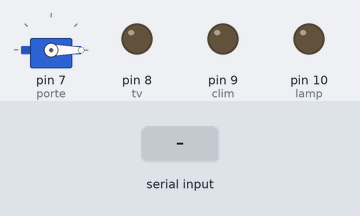
Simulated run of this sketch. Board: Arduino Uno, built with avr-gcc and run on an emulated ATmega328P. On the bench: servo, output pins drawn as LEDs (lit = HIGH). Inputs (shaded band) come from the test bench.

Above: at 1.2 s.
1.3 s: "p" received over Serial
At 4.0 s:
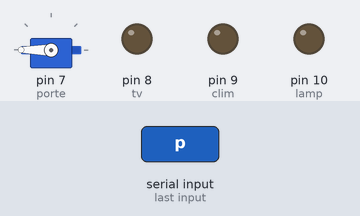
4.3 s: "o" received over Serial
At 5.5 s:
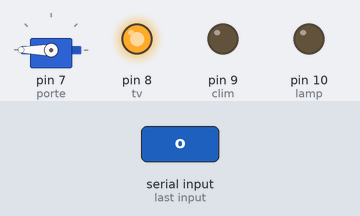
5.8 s: "a" received over Serial
At 6.8 s:
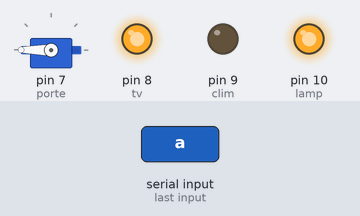
7.3 s: "k" received over Serial
At 8.0 s:
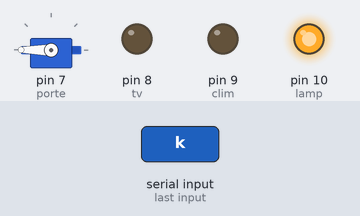
8.8 s: "e" received over Serial
At 9.1 s:
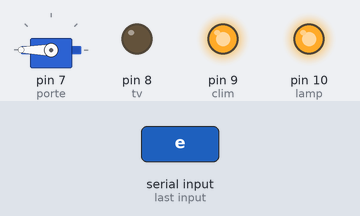
10.3 s: "b" received over Serial
At 11.4 s:
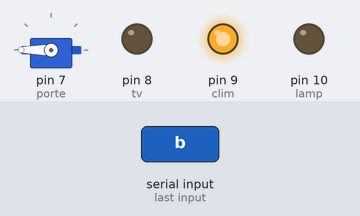
Timing chart, 0 to 12.8 s (numbered marks = the images above; inputs shaded):
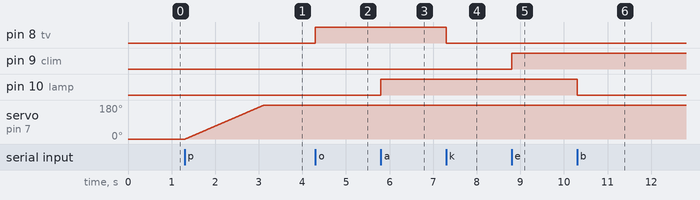

The sketch:

house.ino
```cpp
#include <Servo.h>

//#include <SoftwareSerial.h>
//#define RX 6
//#define TX 7
//SoftwareSerial hc06(RX,TX);

#define tv 8
#define clim 9
#define lamp 10
#define porte 7

Servo door ;

String data ;
char etat;
int pos = 0;


void setup() {
 // hc06.begin(9600);
  Serial.begin(9600);
  door.attach(porte);
  door.write(pos);
  pinMode( tv , OUTPUT);
  pinMode( clim , OUTPUT);
  pinMode( lamp , OUTPUT);


}

void loop() {

    if(Serial.available()>0){
      etat = Serial.read();

      if (etat == 'o')  //allume la tv
      {
          digitalWrite(tv, HIGH);
          //Serial.write(data);
      }

      if (etat == 'k')  //éteins la tv
      {
          digitalWrite(tv,LOW);
      }

      if (etat == 'a' )  //allume la lampe
      {
          digitalWrite(lamp, HIGH);
      }

      if (etat == 'b')  //eteins la lampe
      {
          digitalWrite(lamp,LOW);
      }

      if (etat == 'e' )  //allume la clim
      {
          digitalWrite(clim, HIGH);
      }

      if (etat == 'f')  //eteins la clim
      {
          digitalWrite(clim,LOW);
      }

      if (etat == 'p' )  //ouvre la porte
      {
          for(pos=0; pos<=180; pos++)
          {
              door.write(pos);
              delay(10);
          }
      }

      if (etat == 'q')  //ferme la porte
      {
          for(pos=180; pos>00; pos--)
          {
              door.write(pos);
              delay(10);
          }
      }

      if (etat == 'y' ) // allumer tout
      {
          digitalWrite(tv,1);
          digitalWrite(clim,1);
          digitalWrite(lamp,1);
      }
      if (etat == 'z' ) //éteindre tout
      {
          digitalWrite(tv,0);
          digitalWrite(lamp,0);
          digitalWrite(clim,0);
      }

    }

  Serial.flush();
}
```

Measured:
- after the input at 1.3 s, servo on pin 7 (porte): moves from 0° to 180° over 1.8 s, starting at once
- after the input at 4.3 s, pin 8 (tv): LOW → HIGH at once
- after the input at 5.8 s, pin 10 (lamp): LOW → HIGH at once
- after the input at 7.3 s, pin 8 (tv): HIGH → LOW at once
- after the input at 8.8 s, pin 9 (clim): LOW → HIGH at once
- after the input at 10.3 s, pin 10 (lamp): HIGH → LOW at once
